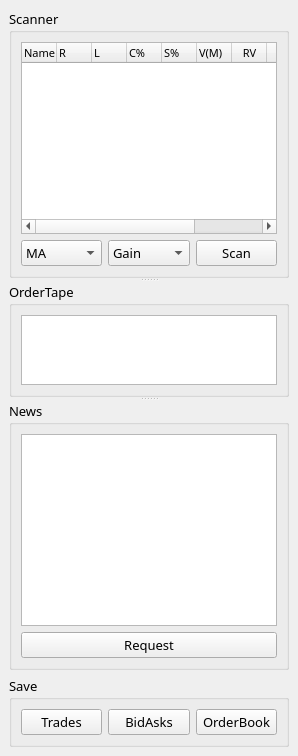
  <widget class="QDockWidget" name="dockWidget_2">
   <property name="sizePolicy">
    <sizepolicy hsizetype="Preferred" vsizetype="Minimum">
     <horstretch>0</horstretch>
     <verstretch>0</verstretch>
    </sizepolicy>
   </property>
   <attribute name="dockWidgetArea">
    <number>1</number>
   </attribute>
   <widget class="QWidget" name="dockWidgetContents_2">
    <layout class="QVBoxLayout" name="verticalLayout_3">
     <item>
      <widget class="QSplitter" name="splitter_3">
       <property name="orientation">
        <enum>Qt::Vertical</enum>
       </property>
       <widget class="QGroupBox" name="Scanner_groupBox">
        <property name="sizePolicy">
         <sizepolicy hsizetype="Preferred" vsizetype="Minimum">
          <horstretch>0</horstretch>
          <verstretch>0</verstretch>
         </sizepolicy>
        </property>
        <property name="font">
         <font>
          <family>Century Gothic</family>
          <pointsize>10</pointsize>
         </font>
        </property>
        <property name="title">
         <string>Scanner</string>
        </property>
        <layout class="QGridLayout" name="gridLayout_7">
         <item row="0" column="0">
          <layout class="QVBoxLayout" name="verticalLayout_11">
           <item>
            <widget class="QTableWidget" name="scannerList_tableWidget">
             <property name="enabled">
              <bool>true</bool>
             </property>
             <property name="sizePolicy">
              <sizepolicy hsizetype="Preferred" vsizetype="Preferred">
               <horstretch>0</horstretch>
               <verstretch>0</verstretch>
              </sizepolicy>
             </property>
             <property name="font">
              <font>
               <family>Century Gothic</family>
               <pointsize>8</pointsize>
               <weight>50</weight>
               <bold>false</bold>
              </font>
             </property>
             <property name="autoFillBackground">
              <bool>false</bool>
             </property>
             <property name="frameShape">
              <enum>QFrame::StyledPanel</enum>
             </property>
             <property name="sizeAdjustPolicy">
              <enum>QAbstractScrollArea::AdjustIgnored</enum>
             </property>
             <property name="selectionMode">
              <enum>QAbstractItemView::NoSelection</enum>
             </property>
             <property name="showGrid">
              <bool>true</bool>
             </property>
             <property name="sortingEnabled">
              <bool>true</bool>
             </property>
             <property name="wordWrap">
              <bool>false</bool>
             </property>
             <property name="cornerButtonEnabled">
              <bool>false</bool>
             </property>
             <attribute name="horizontalHeaderCascadingSectionResizes">
              <bool>false</bool>
             </attribute>
             <attribute name="horizontalHeaderDefaultSectionSize">
              <number>25</number>
             </attribute>
             <attribute name="horizontalHeaderMinimumSectionSize">
              <number>10</number>
             </attribute>
             <attribute name="horizontalHeaderStretchLastSection">
              <bool>true</bool>
             </attribute>
             <attribute name="verticalHeaderVisible">
              <bool>false</bool>
             </attribute>
             <attribute name="verticalHeaderCascadingSectionResizes">
              <bool>false</bool>
             </attribute>
             <attribute name="verticalHeaderDefaultSectionSize">
              <number>25</number>
             </attribute>
             <attribute name="verticalHeaderHighlightSections">
              <bool>false</bool>
             </attribute>
             <attribute name="verticalHeaderMinimumSectionSize">
              <number>25</number>
             </attribute>
             <column>
              <property name="text">
               <string>Name</string>
              </property>
              <property name="font">
               <font>
                <family>Century Gothic</family>
                <pointsize>8</pointsize>
               </font>
              </property>
              <property name="textAlignment">
               <set>AlignJustify|AlignVCenter</set>
              </property>
             </column>
             <column>
              <property name="text">
               <string>R</string>
              </property>
              <property name="font">
               <font>
                <family>Century Gothic</family>
                <pointsize>8</pointsize>
               </font>
              </property>
              <property name="textAlignment">
               <set>AlignJustify|AlignVCenter</set>
              </property>
             </column>
             <column>
              <property name="text">
               <string>L</string>
              </property>
              <property name="font">
               <font>
                <family>Century Gothic</family>
                <pointsize>8</pointsize>
               </font>
              </property>
              <property name="textAlignment">
               <set>AlignJustify|AlignVCenter</set>
              </property>
             </column>
             <column>
              <property name="text">
               <string>C%</string>
              </property>
              <property name="font">
               <font>
                <family>Century Gothic</family>
                <pointsize>8</pointsize>
               </font>
              </property>
              <property name="textAlignment">
               <set>AlignJustify|AlignVCenter</set>
              </property>
             </column>
             <column>
              <property name="text">
               <string>S%</string>
              </property>
              <property name="font">
               <font>
                <family>Century Gothic</family>
                <pointsize>8</pointsize>
               </font>
              </property>
              <property name="textAlignment">
               <set>AlignJustify|AlignVCenter</set>
              </property>
             </column>
             <column>
              <property name="text">
               <string>V(M)</string>
              </property>
              <property name="font">
               <font>
                <family>Century Gothic</family>
                <pointsize>8</pointsize>
               </font>
              </property>
              <property name="textAlignment">
               <set>AlignJustify|AlignVCenter</set>
              </property>
             </column>
             <column>
              <property name="text">
               <string>RV</string>
              </property>
             </column>
             <column>
              <property name="text">
               <string>H%</string>
              </property>
             </column>
             <column>
              <property name="text">
               <string>L%</string>
              </property>
             </column>
             <column>
              <property name="text">
               <string>VP%</string>
              </property>
             </column>
            </widget>
           </item>
           <item>
            <layout class="QHBoxLayout" name="horizontalLayout_11">
             <item>
              <widget class="QComboBox" name="scannerLocation_comboBox">
               <property name="font">
                <font>
                 <family>Century Gothic</family>
                 <pointsize>10</pointsize>
                </font>
               </property>
               <item>
                <property name="text">
                 <string>MA</string>
                </property>
               </item>
               <item>
                <property name="text">
                 <string>NDQ</string>
                </property>
               </item>
               <item>
                <property name="text">
                 <string>SCM</string>
                </property>
               </item>
               <item>
                <property name="text">
                 <string>NMS</string>
                </property>
               </item>
               <item>
                <property name="text">
                 <string>NY</string>
                </property>
               </item>
               <item>
                <property name="text">
                 <string>AMX</string>
                </property>
               </item>
               <item>
                <property name="text">
                 <string>ARC</string>
                </property>
               </item>
               <item>
                <property name="text">
                 <string>BTS</string>
                </property>
               </item>
               <item>
                <property name="text">
                 <string>US</string>
                </property>
               </item>
              </widget>
             </item>
             <item>
              <widget class="QComboBox" name="scannerMode_comboBox">
               <property name="font">
                <font>
                 <family>Century Gothic</family>
                 <pointsize>10</pointsize>
                </font>
               </property>
               <item>
                <property name="text">
                 <string>Gain</string>
                </property>
               </item>
               <item>
                <property name="text">
                 <string>Lose</string>
                </property>
               </item>
               <item>
                <property name="text">
                 <string>Gap+</string>
                </property>
               </item>
               <item>
                <property name="text">
                 <string>Gap-</string>
                </property>
               </item>
               <item>
                <property name="text">
                 <string>Perf+</string>
                </property>
               </item>
               <item>
                <property name="text">
                 <string>Perf-</string>
                </property>
               </item>
               <item>
                <property name="text">
                 <string>AfterH+</string>
                </property>
               </item>
               <item>
                <property name="text">
                 <string>AfterH-</string>
                </property>
               </item>
               <item>
                <property name="text">
                 <string>3mVol</string>
                </property>
               </item>
               <item>
                <property name="text">
                 <string>5mVol</string>
                </property>
               </item>
               <item>
                <property name="text">
                 <string>10mVol</string>
                </property>
               </item>
               <item>
                <property name="text">
                 <string>Halted</string>
                </property>
               </item>
               <item>
                <property name="text">
                 <string>HotPrice</string>
                </property>
               </item>
               <item>
                <property name="text">
                 <string>HotVol</string>
                </property>
               </item>
              </widget>
             </item>
             <item>
              <widget class="QPushButton" name="getScan_Button">
               <property name="sizePolicy">
                <sizepolicy hsizetype="Minimum" vsizetype="Fixed">
                 <horstretch>0</horstretch>
                 <verstretch>0</verstretch>
                </sizepolicy>
               </property>
               <property name="font">
                <font>
                 <family>Century Gothic</family>
                 <pointsize>10</pointsize>
                </font>
               </property>
               <property name="text">
                <string>Scan</string>
               </property>
              </widget>
             </item>
            </layout>
           </item>
          </layout>
         </item>
        </layout>
       </widget>
       <widget class="QGroupBox" name="OrderTape_groupBox">
        <property name="sizePolicy">
         <sizepolicy hsizetype="Preferred" vsizetype="Expanding">
          <horstretch>0</horstretch>
          <verstretch>0</verstretch>
         </sizepolicy>
        </property>
        <property name="font">
         <font>
          <family>Century Gothic</family>
          <pointsize>10</pointsize>
         </font>
        </property>
        <property name="title">
         <string>OrderTape</string>
        </property>
        <layout class="QVBoxLayout" name="verticalLayout_4">
         <item>
          <widget class="QTableWidget" name="orderTape_tableWidget">
           <property name="enabled">
            <bool>true</bool>
           </property>
           <property name="sizePolicy">
            <sizepolicy hsizetype="Preferred" vsizetype="Expanding">
             <horstretch>0</horstretch>
             <verstretch>0</verstretch>
            </sizepolicy>
           </property>
           <property name="font">
            <font>
             <family>Century Gothic</family>
             <pointsize>8</pointsize>
             <weight>50</weight>
             <bold>false</bold>
            </font>
           </property>
           <property name="contextMenuPolicy">
            <enum>Qt::PreventContextMenu</enum>
           </property>
           <property name="autoFillBackground">
            <bool>false</bool>
           </property>
           <property name="frameShape">
            <enum>QFrame::StyledPanel</enum>
           </property>
           <property name="verticalScrollBarPolicy">
            <enum>Qt::ScrollBarAsNeeded</enum>
           </property>
           <property name="horizontalScrollBarPolicy">
            <enum>Qt::ScrollBarAsNeeded</enum>
           </property>
           <property name="sizeAdjustPolicy">
            <enum>QAbstractScrollArea::AdjustToContents</enum>
           </property>
           <property name="editTriggers">
            <set>QAbstractItemView::NoEditTriggers</set>
           </property>
           <property name="selectionMode">
            <enum>QAbstractItemView::NoSelection</enum>
           </property>
           <property name="verticalScrollMode">
            <enum>QAbstractItemView::ScrollPerItem</enum>
           </property>
           <property name="horizontalScrollMode">
            <enum>QAbstractItemView::ScrollPerPixel</enum>
           </property>
           <property name="showGrid">
            <bool>true</bool>
           </property>
           <property name="sortingEnabled">
            <bool>false</bool>
           </property>
           <property name="wordWrap">
            <bool>false</bool>
           </property>
           <property name="cornerButtonEnabled">
            <bool>false</bool>
           </property>
           <attribute name="horizontalHeaderVisible">
            <bool>false</bool>
           </attribute>
           <attribute name="horizontalHeaderCascadingSectionResizes">
            <bool>false</bool>
           </attribute>
           <attribute name="horizontalHeaderDefaultSectionSize">
            <number>50</number>
           </attribute>
           <attribute name="horizontalHeaderHighlightSections">
            <bool>false</bool>
           </attribute>
           <attribute name="horizontalHeaderMinimumSectionSize">
            <number>30</number>
           </attribute>
           <attribute name="horizontalHeaderStretchLastSection">
            <bool>true</bool>
           </attribute>
           <attribute name="verticalHeaderVisible">
            <bool>true</bool>
           </attribute>
           <attribute name="verticalHeaderCascadingSectionResizes">
            <bool>false</bool>
           </attribute>
           <attribute name="verticalHeaderDefaultSectionSize">
            <number>25</number>
           </attribute>
           <attribute name="verticalHeaderHighlightSections">
            <bool>false</bool>
           </attribute>
           <attribute name="verticalHeaderMinimumSectionSize">
            <number>25</number>
           </attribute>
           <column>
            <property name="text">
             <string>Orders</string>
            </property>
            <property name="font">
             <font>
              <family>Century Gothic</family>
             </font>
            </property>
            <property name="textAlignment">
             <set>AlignCenter</set>
            </property>
           </column>
          </widget>
         </item>
        </layout>
       </widget>
       <widget class="QGroupBox" name="News_groupBox">
        <property name="sizePolicy">
         <sizepolicy hsizetype="Minimum" vsizetype="Minimum">
          <horstretch>0</horstretch>
          <verstretch>0</verstretch>
         </sizepolicy>
        </property>
        <property name="font">
         <font>
          <family>Century Gothic</family>
          <pointsize>10</pointsize>
         </font>
        </property>
        <property name="title">
         <string>News</string>
        </property>
        <layout class="QGridLayout" name="gridLayout_8">
         <item row="1" column="0">
          <widget class="QTextBrowser" name="news_textBrowser">
           <property name="sizePolicy">
            <sizepolicy hsizetype="Preferred" vsizetype="Minimum">
             <horstretch>0</horstretch>
             <verstretch>0</verstretch>
            </sizepolicy>
           </property>
           <property name="font">
            <font>
             <pointsize>9</pointsize>
            </font>
           </property>
          </widget>
         </item>
         <item row="2" column="0">
          <widget class="QPushButton" name="getNews_Button">
           <property name="sizePolicy">
            <sizepolicy hsizetype="Minimum" vsizetype="Fixed">
             <horstretch>0</horstretch>
             <verstretch>0</verstretch>
            </sizepolicy>
           </property>
           <property name="font">
            <font>
             <family>Century Gothic</family>
             <pointsize>10</pointsize>
            </font>
           </property>
           <property name="text">
            <string>Request</string>
           </property>
          </widget>
         </item>
        </layout>
       </widget>
      </widget>
     </item>
     <item>
      <widget class="QGroupBox" name="Save_to_file_groupBox">
       <property name="font">
        <font>
         <family>Century Gothic</family>
         <pointsize>10</pointsize>
        </font>
       </property>
       <property name="title">
        <string>Save</string>
       </property>
       <layout class="QGridLayout" name="gridLayout_6">
        <item row="0" column="0">
         <layout class="QHBoxLayout" name="horizontalLayout_29">
          <item>
           <widget class="QPushButton" name="saveTrades_Button">
            <property name="sizePolicy">
             <sizepolicy hsizetype="Minimum" vsizetype="Fixed">
              <horstretch>0</horstretch>
              <verstretch>0</verstretch>
             </sizepolicy>
            </property>
            <property name="font">
             <font>
              <family>Century Gothic</family>
              <pointsize>10</pointsize>
             </font>
            </property>
            <property name="text">
             <string>Trades</string>
            </property>
            <property name="checkable">
             <bool>true</bool>
            </property>
           </widget>
          </item>
          <item>
           <widget class="QPushButton" name="saveBidAsks_Button">
            <property name="sizePolicy">
             <sizepolicy hsizetype="Minimum" vsizetype="Fixed">
              <horstretch>0</horstretch>
              <verstretch>0</verstretch>
             </sizepolicy>
            </property>
            <property name="font">
             <font>
              <family>Century Gothic</family>
              <pointsize>10</pointsize>
             </font>
            </property>
            <property name="text">
             <string>BidAsks</string>
            </property>
            <property name="checkable">
             <bool>true</bool>
            </property>
           </widget>
          </item>
          <item>
           <widget class="QPushButton" name="saveOrderBook_Button">
            <property name="sizePolicy">
             <sizepolicy hsizetype="Minimum" vsizetype="Fixed">
              <horstretch>0</horstretch>
              <verstretch>0</verstretch>
             </sizepolicy>
            </property>
            <property name="font">
             <font>
              <family>Century Gothic</family>
              <pointsize>10</pointsize>
             </font>
            </property>
            <property name="text">
             <string>OrderBook</string>
            </property>
            <property name="checkable">
             <bool>true</bool>
            </property>
           </widget>
          </item>
         </layout>
        </item>
       </layout>
      </widget>
     </item>
    </layout>
   </widget>
  </widget>
